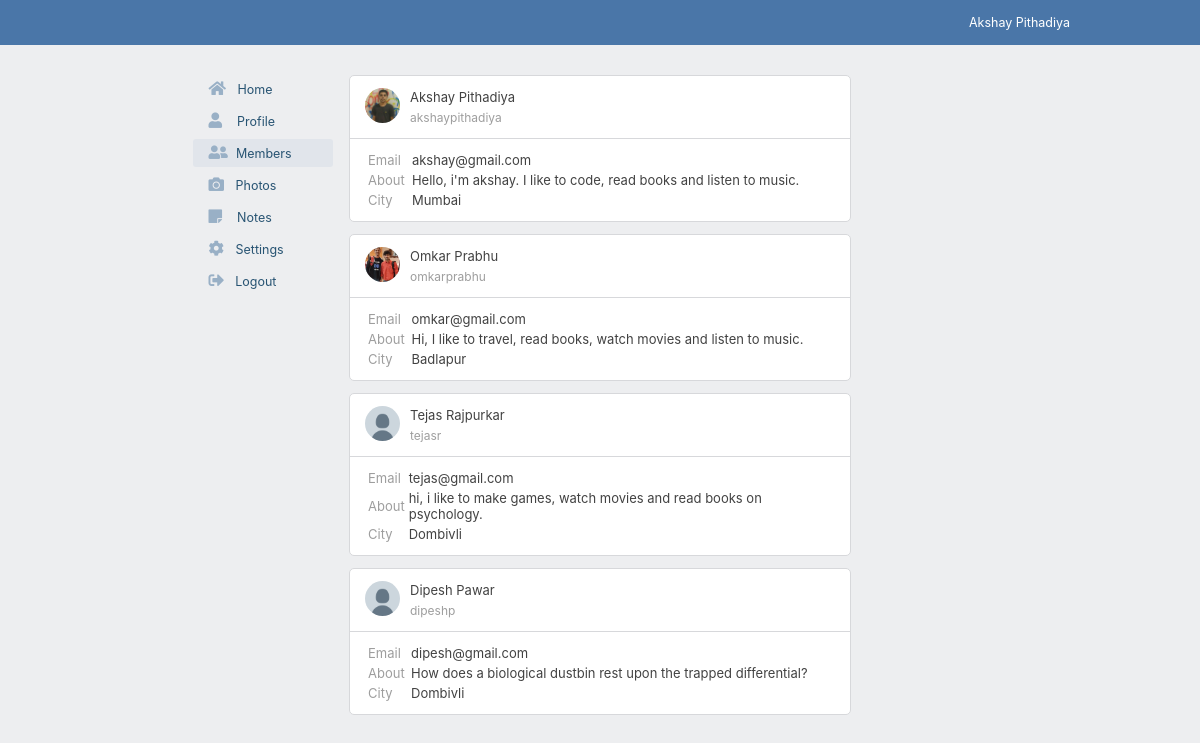
/members.php (signed in), run on the app's committed database.
### tables this page shows
CREATE TABLE `users` (
  `id` int(4) NOT NULL,
  `fname` varchar(24) NOT NULL,
  `lname` varchar(24) NOT NULL,
  `email` varchar(24) NOT NULL,
  `username` varchar(24) NOT NULL,
  `password` varchar(24) NOT NULL,
  `about` varchar(120) NOT NULL,
  `city` varchar(50) NOT NULL,
  `propic` varchar(200) NOT NULL
);

### includes/session.php (called while the page is built, shortened)
<?php
$username = $_SESSION["myusername"];
?>

### includes/userinfo.php (called while the page is built, shortened)
<?php
	$sql = "SELECT fname,lname,email,username,about,city FROM users WHERE username='$username'";
	$result = mysqli_query($conn, $sql);
	$row = mysqli_fetch_assoc($result);
	$f_name = $row["fname"];
	$l_name = $row["lname"];
	$full_name = $f_name." ".$l_name;
?>

### members.php (the view, shortened to what this page needs)
<?php include 'includes/session.php'; ?>
<!DOCTYPE html>
<html>
<head>
	<link rel="stylesheet" type="text/css" href="css/main.css">
	<link rel="stylesheet" type="text/css" href="css/members.css">
	<link rel="stylesheet" type="text/css" href="css/header.css">
	<link rel="stylesheet" type="text/css" href="css/sidenav.css">
	<link rel="stylesheet" href="https://use.fontawesome.com/releases/v5.1.1/css/all.css">
</head>
<body>
	<?php include 'includes/header.php'; ?>
	<div id="main_container">
		<?php include 'includes/sidenav.php' ?>
				<?php
					$members_names = "SELECT fname, lname, username, email, about, city, propic FROM users";
					$result = mysqli_query($conn, $members_names);
					if (mysqli_num_rows($result) > 0) {
					    while($row = mysqli_fetch_assoc($result)) {
					    	echo '<div class="members-container">';
					    	echo '<div class="members-container-header">';
						    	echo '<a href="images/'.$row["propic"].'"target="_blank">';
								echo '<img src="images/'.$row["propic"].'"id="pro-pic">';
								echo '</a>';
						    	echo '<div class="full-name">';
						        echo $row["fname"]." ".$row["lname"];
						        echo '</div>';
						        echo '<br>';
						        echo '<div class="user-name">';
						        echo $row["username"];
						        echo '</div>';
					    	echo '</div>';
					    	echo '<div class="members-container-body">';
						    echo'<table border="0">';
						    echo'      <tr>';
							echo'        <td class="label">';
							echo'          <label>Email</label>';
							echo'        </td>';
							echo'        <td>';
							echo'          <span class="usr-inf">'.$row["email"].'</span>';
							echo'        </td>';
							echo'      </tr>';
							echo'  	  <tr>';
							echo'  	  	<td class="label">';
							echo'  	  	  <label>About</label>';
							echo'  	  	</td>';
							echo'  	  	<td>';
							echo'  	  	  <span class="usr-inf">'.$row["about"].'</span>';
							echo'  	  	</td>';
							echo'  	  </tr>';
							echo'      <tr>';
							echo'        <td class="label">';
							echo'          <label>City</label>';
							echo'        </td>';
							echo'        <td>';
							echo'          <span class="usr-inf">'.$row["city"].'</span>';
							echo'        </td>';
							echo'      </tr>';
							echo'  	</table>';
					    	echo '</div>';
					        echo '</div>';
					    }
					} else {
					    echo "0 results";
					}
				?>
	</div>
</body>
</html>

### includes/header.php
<?php include 'includes/userinfo.php'; ?>
<div id="header">
	<div class="user-user">
		<div class="user-user-txt">
			<?php echo $full_name; ?>
		</div>
	</div>
</div>

### css/main.css (style rules this page uses)
body { font-family: -apple-system,system-ui,BlinkMacSystemFont,"Segoe UI",Roboto,"Helvetica Neue",Arial,sans-serif; margin: 0px auto; background: #edeef0; }
#main_container { //border: 1px solid black; max-width: 815px; margin: 0px auto; margin-top: 65px; padding: 10px; overflow: auto; }

### css/members.css (style rules this page uses)
.members-container { width: 500px; //height: 170px; //padding: 15px; border: 1px solid #d7d8db; border-radius: 5px; margin: 0px auto; background: white; margin-bottom: 12px; }
.members-container-header { padding: 10px 15px 12px 15px; border-bottom: 1px solid #d7d8db; }
.members-container-body { padding: 10px 15px 10px 15px; }
#pro-pic { width: 35px; height: 35px; margin-right: 10px; margin-top: 2px; //border: 1px solid black; border-radius: 50%; object-fit: cover; cursor: pointer; float: left; }
.full-name { font-size: 13px; color: #424242; //border: 1px solid black; display: inline-block; }
.user-name { font-size: 12px; color: #9e9e9e; //border: 1px solid black; display: inline-block; }
.label { font-size: 13px; color: #9E9E9E; }
.usr-inf { font-size: 13px; color: #424242; }

### css/header.css (style rules this page uses)
#header { background: #4a76a8; height: 45px; width: 100%; margin: 0px auto; top: 0px; position: fixed; }
.user-user { max-width: 150px; height: 100%; float: right; margin-right: 10%; cursor: pointer; }
.user-user-txt { color: #ffffff; padding: 0px 10px 0px 10px; font-size: 12.5px; margin-top: 15px; }

### members.php (style rules this page uses)
table { width: 100%; font-size: 13.5px; }

### data on the page
users: full_name "Akshay Pithadiya", propic (picture), fname "Akshay", lname "Pithadiya", username "akshaypithadiya", email "akshay@gmail.com", about "Hello, i'm akshay. I like to code, read books and listen to music.", city "Mumbai"
users: propic (picture), fname "Omkar", lname "Prabhu", username "omkarprabhu", email "omkar@gmail.com", about "Hi, I like to travel, read books, watch movies and listen to music.", city "Badlapur"
users: propic (placeholder picture), fname "Tejas", lname "Rajpurkar", username "tejasr", email "tejas@gmail.com", about "hi, i like to make games, watch movies and read books on psychology.", city "Dombivli"
users: propic (placeholder picture), fname "Dipesh", lname "Pawar", username "dipeshp", email "dipesh@gmail.com", about "How does a biological dustbin rest upon the trapped differential?", city "Dombivli"
